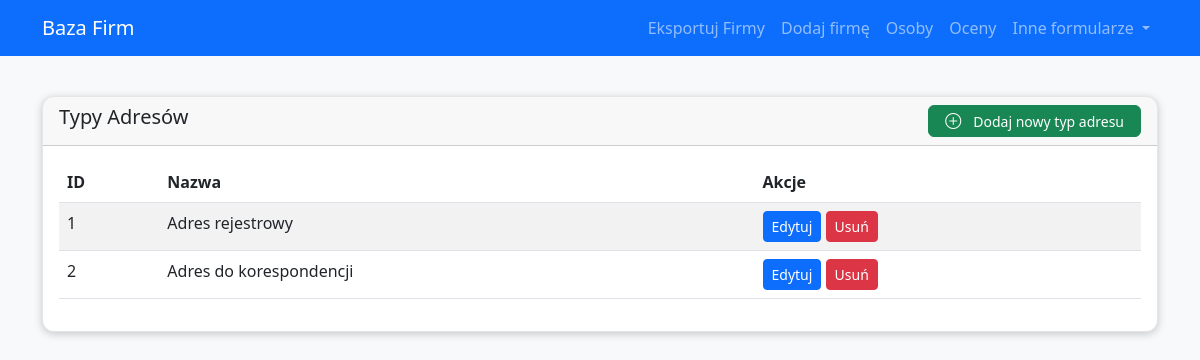
Before: /address_types with the older database file.
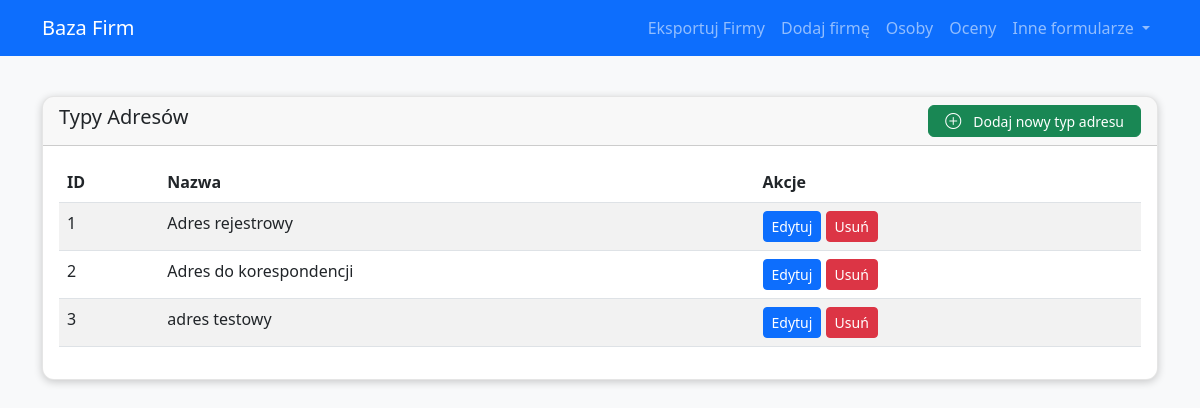
After: the same page with the newer database file.
### app/models.py (models this page shows)
class AdresyTyp(db.Model):
    __tablename__ = 'ADRESY_TYP'
    ID_ADRESY_TYP = db.Column(db.Integer, primary_key=True)
    Typ_adresu = db.Column(db.Text)
    adresy = db.relationship('Adresy', backref='typ_adresu', lazy='dynamic')

### app/routes.py (the view)
@main.route('/address_types')
def list_address_types():
    address_types = AdresyTyp.query.all()
    return render_template('address_types.html', items=address_types, title='Typy Adresów')

### app/templates/address_types.html
{% extends 'base.html' %}
{% block content %}
<div class="row">
    <div class="col-12">
        <div class="card">
            <div class="card-header d-flex justify-content-between align-items-center">
                <h5 class="card-title">{{ title }}</h5>
                 <a href="{{ url_for('main.new_address_type') }}" class="btn btn-success btn-sm">
                    <i class="bi bi-plus-circle"></i> Dodaj nowy typ adresu
                </a>
            </div>
            <div class="card-body">
                <table class="table table-striped">
                    <thead>
                        <tr>
                            <th>ID</th>
                            <th>Nazwa</th>
                            <th>Akcje</th>
                        </tr>
                    </thead>
                    <tbody>
                        {% for item in items %}
                        <tr>
                            <td>{{ item.ID_ADRESY_TYP }}</td>
                            <td>{{ item.Typ_adresu }}</td>
                            <td>
                                <a href="{{ url_for('main.edit_address_type', id=item.ID_ADRESY_TYP) }}" class="btn btn-sm btn-primary">Edytuj</a>
                                <form action="{{ url_for('main.delete_address_type', id=item.ID_ADRESY_TYP) }}" method="POST" style="display: inline;">
                                    <button type="submit" class="btn btn-sm btn-danger" onclick="return confirm('Czy na pewno chcesz usunąć ten typ adresu?');">Usuń</button>
                                </form>
                            </td>
                        </tr>
                        {% endfor %}
                    </tbody>
                </table>
            </div>
        </div>
    </div>
</div>
{% endblock %}

Changed rows visible on the page:
added AdresyTyp: ID_ADRESY_TYP "3", Typ_adresu "adres testowy"
